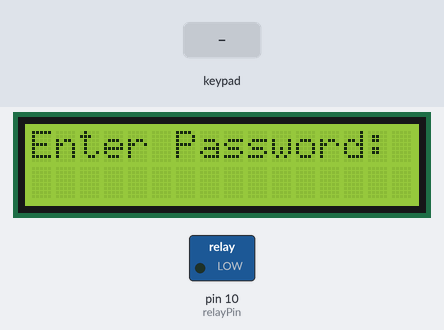
Bench run of a sketch on a simulated Arduino Uno, built with avr-gcc and run on an emulated ATmega328P. On the bench: 16×2 character LCD, switched loads named in the sketch (green lamp = pin HIGH). Inputs (shaded band) come from the test bench.

Above: at 1.2 s.
1.3 s: keypad keys 1 2 3 4 # pressed 0.4 s apart
At 4.1 s:
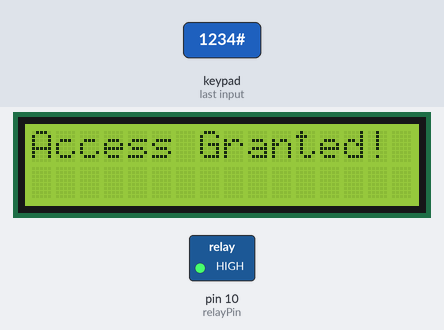
4.8 s: key '#' pressed
At 6.2 s:
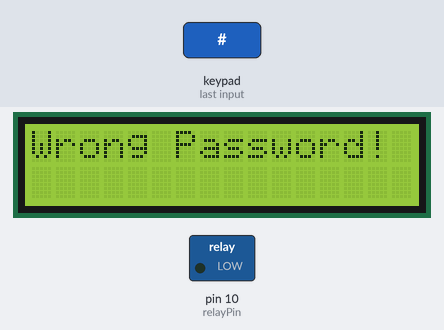
7.8 s: keypad keys 1 2 3 4 A pressed 0.4 s apart
At 9.9 s:
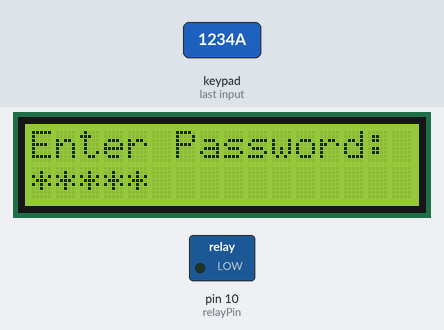
11.3 s: keypad keys 1 2 3 4 D pressed 0.4 s apart
At 13.9 s:
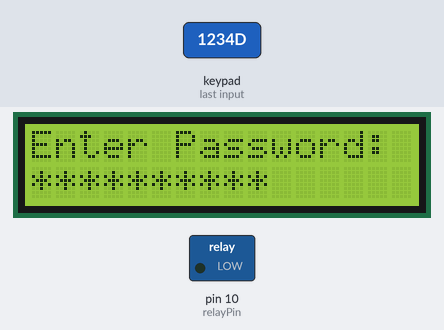
14.8 s: key '1' pressed
At 15.4 s:
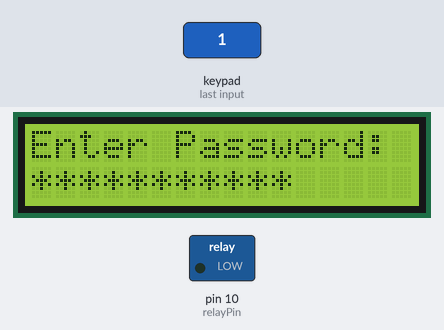
16.3 s: keypad keys 9 8 7 6 A pressed 0.4 s apart
At 19.0 s:
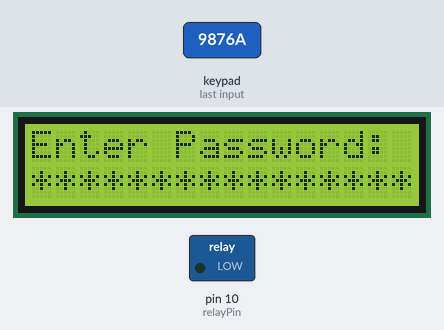
Timing chart, 0 to 20.5 s (numbered marks = the images above; inputs shaded):
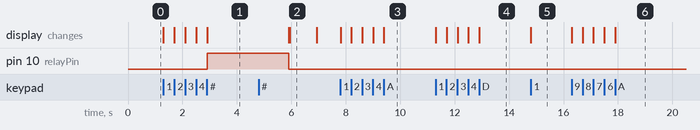

Measured:
- after the input at 1.3 s, pin 10 (relayPin): LOW → HIGH after 1.6 s; the display: first changes at once (image 1 shows a later state)
- after the input at 4.8 s, the display: first differs from a run without the input after 1.1 s (image 2)
- after the input at 7.8 s, the display: first changes at once (image 3 shows a later state)
- after the input at 11.3 s, the display: first changes at once (image 4 shows a later state)
- after the input at 14.8 s, the display: changes at once (image 5)
- after the input at 16.3 s, the display: first changes at once (image 6 shows a later state)
- what the display in image 2 shows lasts 1.0 s, from 5.9 s to 6.9 s

The sketch:

smartlock.ino
```cpp
#include <Keypad.h>
#include <LiquidCrystal.h>

// Keypad setup
const byte ROWS = 4;
const byte COLS = 4;
char keys[ROWS][COLS] = {
  {'1','2','3','A'},
  {'4','5','6','B'},
  {'7','8','9','C'},
  {'*','0','#','D'}
};

byte rowPins[ROWS] = {A0, A1, A2, A3};
byte colPins[COLS] = {9, 8, 7, 6};
Keypad keypad = Keypad(makeKeymap(keys), rowPins, colPins, ROWS, COLS);

// LCD setup
LiquidCrystal lcd(12, 11, 5, 4, 3, 2);

// Relay setup
const int relayPin = 10;

// Password setup
String password = "1234"; // Change this!
String inputPassword;

void setup() {
  pinMode(relayPin, OUTPUT);
  digitalWrite(relayPin, LOW); // Keep relay OFF initially

  lcd.begin(16, 2);
  lcd.print("Enter Password:");
  lcd.setCursor(0, 1);
}

void loop() {
  char key = keypad.getKey();

  if (key) {
    if (key == '#') { // Submit password
      checkPassword();
    }
    else if (key == '*') { // Clear input
      inputPassword = "";
      lcd.clear();
      lcd.print("Enter Password:");
      lcd.setCursor(0, 1);
    }
    else { // Append to password
      inputPassword += key;
      lcd.print('*'); // Show asterisk instead of actual key
    }
  }
}

void checkPassword() {
  if (inputPassword == password) {
    lcd.clear();
    lcd.print("Access Granted!");
    digitalWrite(relayPin, HIGH); // Unlock door
    delay(3000); // Keep unlocked for 3 sec
    digitalWrite(relayPin, LOW); // Lock again
    lcd.clear();
    lcd.print("Enter Password:");
    lcd.setCursor(0, 1);
  } else {
    lcd.clear();
    lcd.print("Wrong Password!");
    delay(1000);
    lcd.clear();
    lcd.print("Enter Password:");
    lcd.setCursor(0, 1);
  }
  inputPassword = ""; // Reset input
}
```
